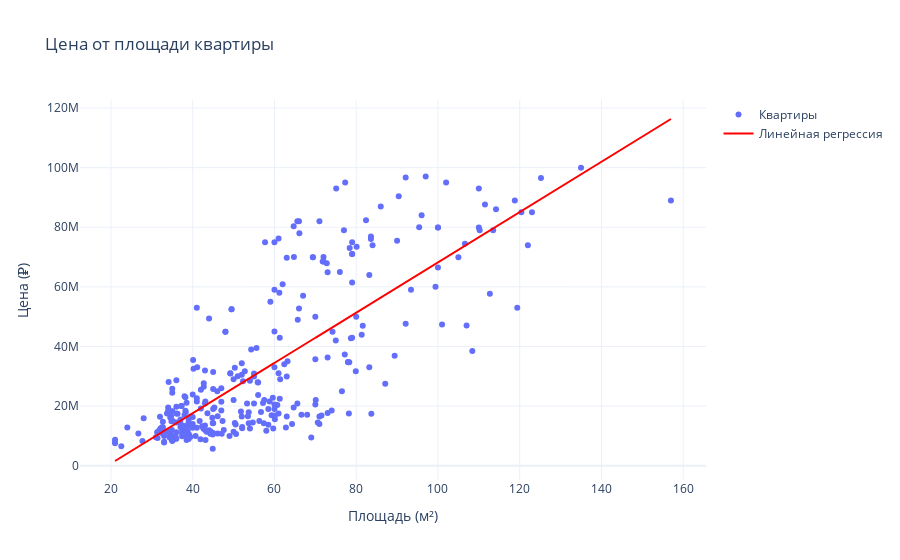
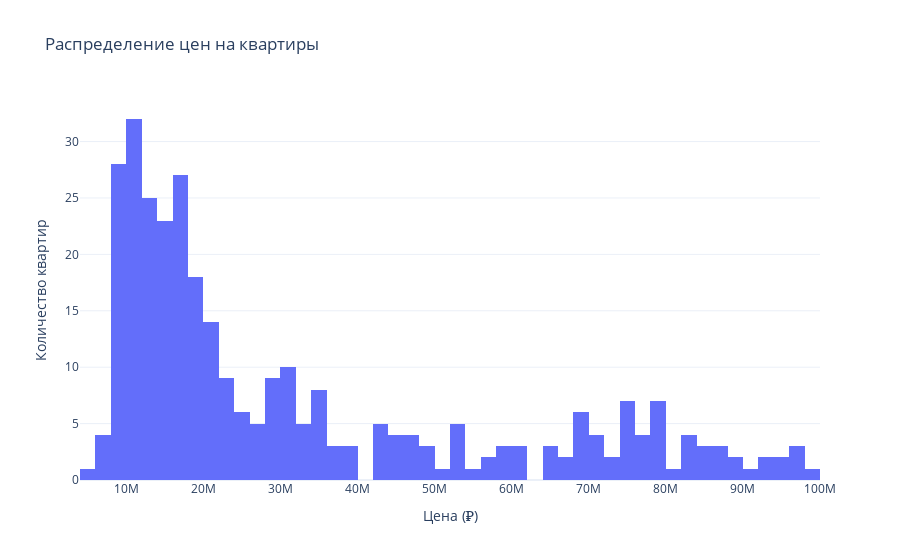

These figures' notebook cell, in order:
### Code cell
x = df['total_meters']
y = df['price']

m, b = np.polyfit(x, y, 1)
regression_line = m * x + b

fig1 = go.Figure()
fig1.add_trace(go.Scatter(x=x, y=y, mode='markers', name='Квартиры'))
fig1.add_trace(go.Scatter(x=x, y=regression_line, mode='lines', name='Линейная регрессия', line=dict(color='red')))
fig1.update_layout(
    title='Цена от площади квартиры',
    xaxis_title='Площадь (м²)',
    yaxis_title='Цена (₽)',
    template='plotly_white'
)
fig1.show()

fig2 = px.histogram(df, x='price', nbins=50, title='Распределение цен на квартиры')
fig2.update_layout(
    xaxis_title='Цена (₽)',
    yaxis_title='Количество квартир',
    template='plotly_white'
)
fig2.show()

### Figure 1 — Plotly figure (JSON) as saved in the notebook; plotly's stock layout.template omitted (floating-point values rounded to 4 significant figures; data arrays with more than 128 entries replaced by an {"elided": "..."} marker saying what was removed)
{"data": [{"mode": "markers", "name": "Квартиры", "type": "scatter", "x": {"elided": "318 float values"}, "y": {"elided": "318 int values"}}, {"line": {"color": "red"}, "mode": "lines", "name": "Линейная регрессия", "type": "scatter", "x": {"elided": "318 float values"}, "y": {"elided": "318 float values"}}], "layout": {"title": {"text": "Цена от площади квартиры"}, "xaxis": {"title": {"text": "Площадь (м²)"}}, "yaxis": {"title": {"text": "Цена (₽)"}}}}

### Figure 2 — Plotly figure (JSON) as saved in the notebook; plotly's stock layout.template omitted (floating-point values rounded to 4 significant figures; data arrays with more than 128 entries replaced by an {"elided": "..."} marker saying what was removed)
{"data": [{"alignmentgroup": "True", "bingroup": "x", "hovertemplate": "price=%{x}<br>count=%{y}<extra></extra>", "legendgroup": "", "marker": {"color": "#636efa", "pattern": {"shape": ""}}, "name": "", "nbinsx": 50, "offsetgroup": "", "orientation": "v", "showlegend": false, "type": "histogram", "x": {"elided": "318 int values"}, "xaxis": "x", "yaxis": "y"}], "layout": {"barmode": "relative", "legend": {"tracegroupgap": 0}, "title": {"text": "Распределение цен на квартиры"}, "xaxis": {"anchor": "y", "domain": [0, 1], "title": {"text": "Цена (₽)"}}, "yaxis": {"anchor": "x", "domain": [0, 1], "title": {"text": "Количество квартир"}}}}
